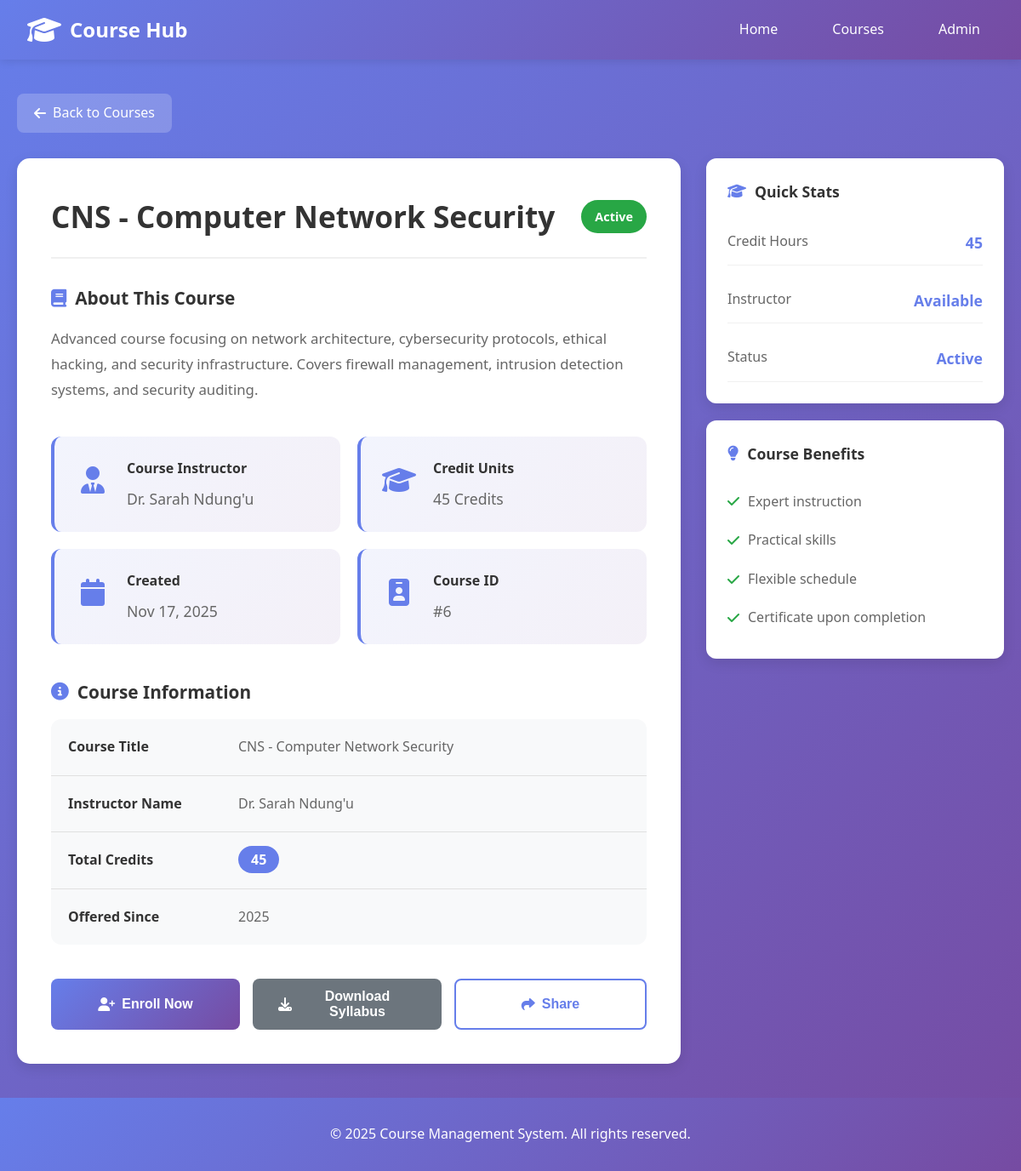
Page /courses/6/ on the committed database.
### courses/models.py (models this page shows, shortened)
class Course(models.Model):
    name = models.CharField(max_length=100)
    description = models.TextField(blank=True)
    instructor = models.CharField(max_length=100)
    credits = models.IntegerField(default=3)
    created_at = models.DateTimeField(auto_now_add=True)
    class Meta:
        ordering = ['name']

### courses/views.py (the view)
# urls.py: path('<int:course_id>/', views.course_detail, name='course_detail'),
def course_detail(request, course_id):
    course = get_object_or_404(Course, id=course_id)
    return render(request, 'courses/course_detail.html', {'course': course})

### courses/templates/courses/course_detail.html (shortened to what this page needs)
{% extends 'base.html' %}
{% load static %}
{% block content %}
<div class="course-detail-header">
    <a href="/courses/" class="back-link">
        <i class="fas fa-arrow-left"></i> Back to Courses
    </a>
</div>
<div class="course-detail-container">
    <div class="course-main">
        <div class="detail-card">
            <div class="detail-title">
                <h1>{{ course.name }}</h1>
                <span class="status-badge">Active</span>
            </div>
            <div class="detail-section">
                <h3><i class="fas fa-book"></i> About This Course</h3>
                <p class="description-full">{{ course.description }}</p>
            </div>
            <div class="detail-grid">
                <div class="detail-item">
                    <div class="detail-icon">
                        <i class="fas fa-user-tie"></i>
                    </div>
                    <div class="detail-content">
                        <h4>Course Instructor</h4>
                        <p>{{ course.instructor }}</p>
                    </div>
                </div>
                <div class="detail-item">
                    <div class="detail-icon">
                        <i class="fas fa-graduation-cap"></i>
                    </div>
                    <div class="detail-content">
                        <h4>Credit Units</h4>
                        <p>{{ course.credits }} Credits</p>
                    </div>
                </div>
                <div class="detail-item">
                    <div class="detail-icon">
                        <i class="fas fa-calendar"></i>
                    </div>
                    <div class="detail-content">
                        <h4>Created</h4>
                        <p>{{ course.created_at|date:"M d, Y" }}</p>
                    </div>
                </div>
                <div class="detail-item">
                    <div class="detail-icon">
                        <i class="fas fa-id-badge"></i>
                    </div>
                    <div class="detail-content">
                        <h4>Course ID</h4>
                        <p>#{{ course.id }}</p>
                    </div>
                </div>
            </div>
            <div class="detail-section">
                <h3><i class="fas fa-info-circle"></i> Course Information</h3>
                <div class="info-table">
                    <div class="info-row">
                        <div class="info-label">Course Title</div>
                        <div class="info-value">{{ course.name }}</div>
                    </div>
                    <div class="info-row">
                        <div class="info-label">Instructor Name</div>
                        <div class="info-value">{{ course.instructor }}</div>
                    </div>
                    <div class="info-row">
                        <div class="info-label">Total Credits</div>
                        <div class="info-value">
                            <span class="credit-badge">{{ course.credits }}</span>
                        </div>
                    </div>
                    <div class="info-row">
                        <div class="info-label">Offered Since</div>
                        <div class="info-value">{{ course.created_at|date:"Y" }}</div>
                    </div>
                </div>
            </div>
            <div class="action-buttons">
                <button class="btn btn-primary" onclick="enrollCourse()">
                    <i class="fas fa-user-plus"></i> Enroll Now
                </button>
                <button class="btn btn-secondary" onclick="downloadSyllabus()">
                    <i class="fas fa-download"></i> Download Syllabus
                </button>
                <button class="btn btn-outline" onclick="shareButton()">
                    <i class="fas fa-share"></i> Share
                </button>
            </div>
        </div>
    </div>
    <div class="course-sidebar">
        <div class="sidebar-card">
            <h3><i class="fas fa-graduation-cap"></i> Quick Stats</h3>
            <div class="stats-list">
                <div class="stat-item">
                    <span>Credit Hours</span>
                    <strong>{{ course.credits }}</strong>
                </div>
                <div class="stat-item">
                    <span>Instructor</span>
                    <strong>Available</strong>
                </div>
                <div class="stat-item">
                    <span>Status</span>
                    <strong>Active</strong>
                </div>
            </div>
        </div>
        <div class="sidebar-card">
            <h3><i class="fas fa-lightbulb"></i> Course Benefits</h3>
            <ul class="benefits-list">
                <li><i class="fas fa-check"></i> Expert instruction</li>
                <li><i class="fas fa-check"></i> Practical skills</li>
                <li><i class="fas fa-check"></i> Flexible schedule</li>
                <li><i class="fas fa-check"></i> Certificate upon completion</li>
            </ul>
        </div>
    </div>
</div>
{% endblock %}

### courses/static/css/style.css (style rules this page uses)
* { margin: 0; padding: 0; box-sizing: border-box; }
body { font-family: 'Segoe UI', Tahoma, Geneva, Verdana, sans-serif; line-height: 1.6; color: #333; background: linear-gradient(135deg, #667eea 0%, #764ba2 100%); min-height: 100vh; display: flex; flex-direction: column; }
.btn { padding: 12px 30px; border: none; border-radius: 8px; cursor: pointer; font-size: 1rem; font-weight: 600; transition: all 0.3s ease; display: inline-flex; align-items: center; gap: 8px; text-decoration: none; }
.btn-primary { background: linear-gradient(135deg, #667eea 0%, #764ba2 100%); color: white; }
.btn-secondary { background: #6c757d; color: white; }
.btn-outline { background: transparent; color: #667eea; border: 2px solid #667eea; }
.course-detail-header { margin-bottom: 30px; }
.back-link { color: white; text-decoration: none; font-size: 1rem; display: inline-flex; align-items: center; gap: 8px; padding: 10px 20px; background: rgba(255, 255, 255, 0.2); border-radius: 8px; transition: all 0.3s ease; }
.course-detail-container { display: grid; grid-template-columns: 1fr 350px; gap: 30px; }
.detail-card { background: white; border-radius: 15px; padding: 40px; box-shadow: 0 5px 15px rgba(0, 0, 0, 0.1); }
.detail-title { display: flex; justify-content: space-between; align-items: center; margin-bottom: 30px; padding-bottom: 20px; border-bottom: 2px solid #f0f0f0; }
.detail-title h1 { color: #333; font-size: 2.2rem; margin: 0; }
.status-badge { background: #28a745; color: white; padding: 8px 16px; border-radius: 20px; font-size: 0.9rem; font-weight: 600; }
.detail-section { margin-bottom: 40px; }
.detail-section h3 { color: #333; margin-bottom: 15px; font-size: 1.3rem; display: flex; align-items: center; gap: 10px; }
.detail-section h3 i { color: #667eea; }
.description-full { color: #666; line-height: 1.8; font-size: 1.05rem; }
.detail-grid { display: grid; grid-template-columns: repeat(auto-fit, minmax(250px, 1fr)); gap: 20px; margin-bottom: 40px; }
.detail-item { background: linear-gradient(135deg, #667eea15 0%, #764ba215 100%); padding: 25px; border-radius: 12px; display: flex; gap: 20px; align-items: flex-start; border-left: 4px solid #667eea; }
.detail-icon { font-size: 2rem; color: #667eea; min-width: 40px; text-align: center; }
.detail-content h4 { color: #333; margin-bottom: 8px; font-size: 1rem; }
.detail-content p { color: #666; font-size: 1.1rem; }
.info-table { background: #f8f9fa; border-radius: 12px; overflow: hidden; }
.info-row { display: grid; grid-template-columns: 200px 1fr; padding: 20px; border-bottom: 1px solid #e0e0e0; }
.info-row:last-child { border-bottom: none; }
.info-label { font-weight: 600; color: #333; }
.info-value { color: #666; }
.credit-badge { background: #667eea; color: white; padding: 5px 15px; border-radius: 20px; font-weight: 600; }
.action-buttons { display: flex; gap: 15px; margin-top: 40px; flex-wrap: wrap; }
.action-buttons .btn { flex: 1; min-width: 150px; justify-content: center; }
.course-sidebar { display: flex; flex-direction: column; gap: 20px; }
.sidebar-card { background: white; padding: 25px; border-radius: 12px; box-shadow: 0 5px 15px rgba(0, 0, 0, 0.1); height: fit-content; position: sticky; top: 100px; }
.sidebar-card h3 { color: #333; margin-bottom: 20px; font-size: 1.1rem; display: flex; align-items: center; gap: 10px; }
.sidebar-card h3 i { color: #667eea; }
.stats-list { display: flex; flex-direction: column; gap: 15px; }
.stat-item { display: flex; justify-content: space-between; padding: 12px 0; border-bottom: 1px solid #f0f0f0; }
.stat-item span { color: #666; }
.stat-item strong { color: #667eea; font-size: 1.1rem; }
.benefits-list { list-style: none; }
.benefits-list li { padding: 10px 0; color: #666; display: flex; align-items: center; gap: 10px; }
.benefits-list i { color: #28a745; font-weight: bold; }

### rows in the picture
Course: name "CNS - Computer Network Security", description "Advanced course focusing on network architecture, cybersecurity protocols, ethical hacking, and security infrastructure. Covers firewall management, intrusion detection systems, and security auditing.", instructor "Dr. Sarah Ndung'u", credits "45", created_at "Nov 17, 2025", id "6", created_at "2025"
